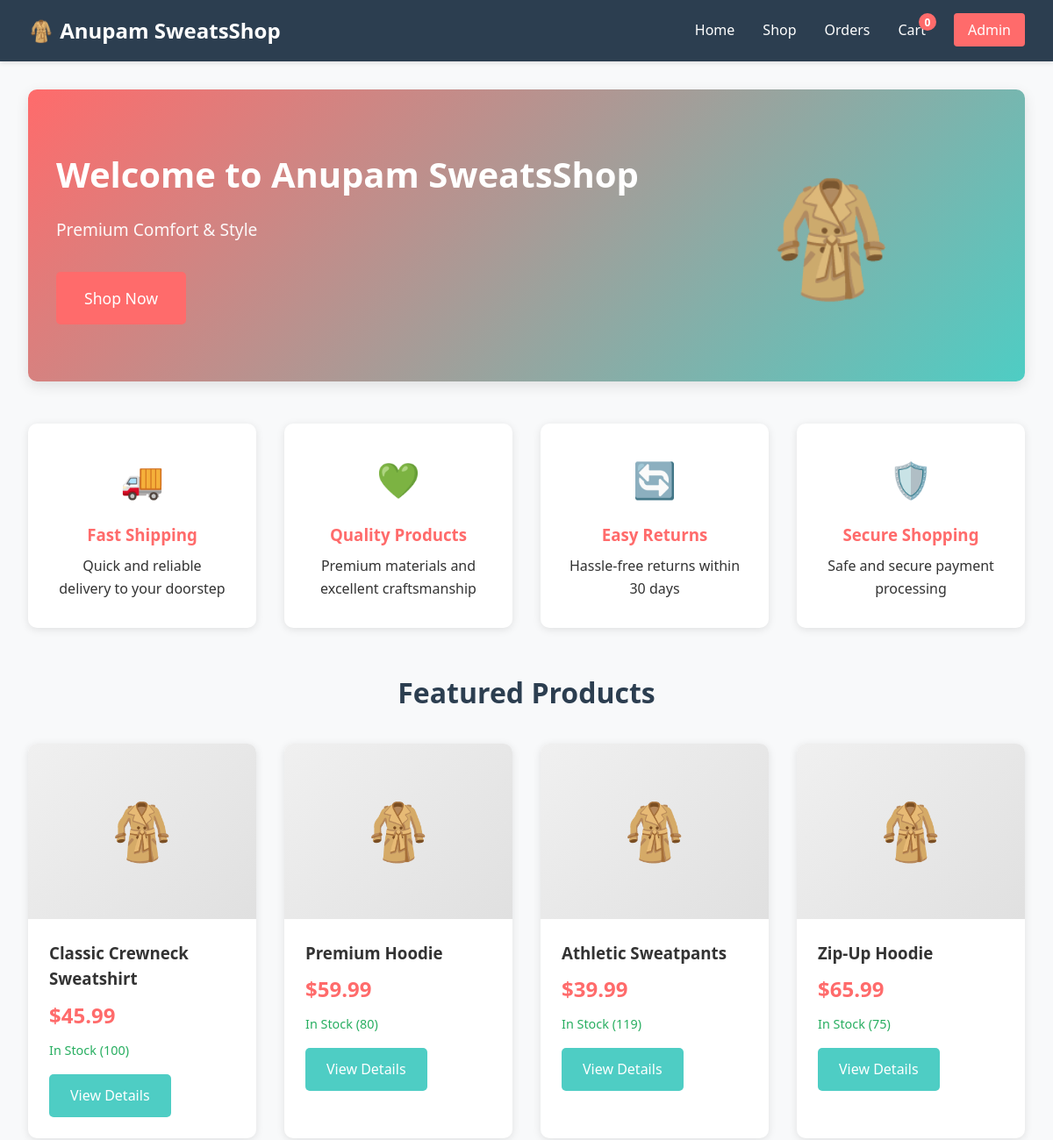
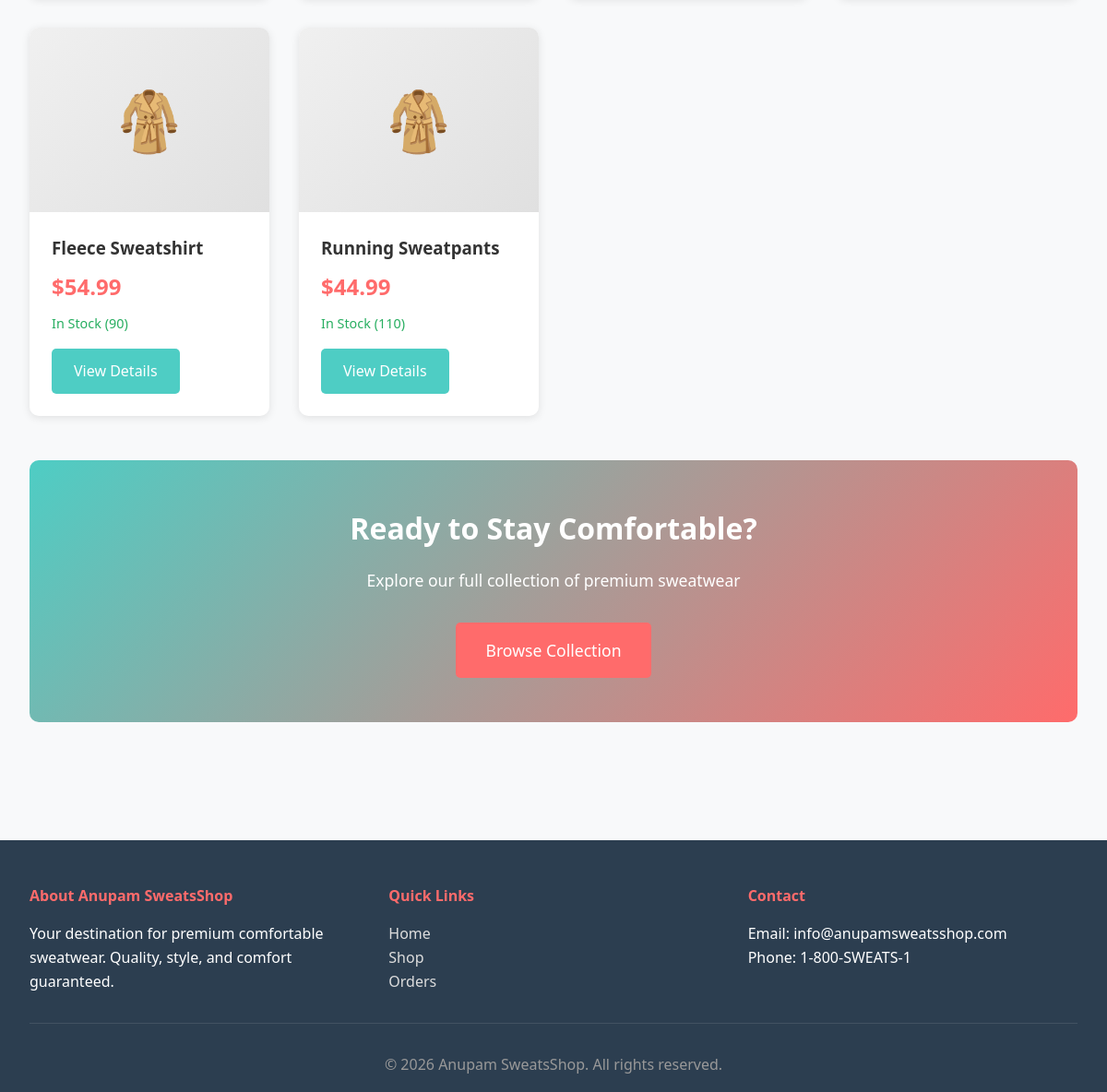
The page / on the database its author committed (2 pictures, top to bottom).
### app.py (models this page shows, shortened)
class Product(db.Model):
    __tablename__ = 'products'
    id = db.Column(db.Integer, primary_key=True)
    name = db.Column(db.String(100), nullable=False, unique=True)
    description = db.Column(db.Text)
    price = db.Column(db.Float, nullable=False)
    stock = db.Column(db.Integer, default=0)
    category = db.Column(db.String(50))
    image_url = db.Column(db.String(255))
    created_at = db.Column(db.DateTime, default=datetime.utcnow)
    orders = db.relationship('OrderItem', backref='product', lazy=True)

### app.py (the view)
@app.route('/')
def index():
    featured_products = Product.query.limit(6).all()
    return render_template('index.html', featured_products=featured_products)

### app.py (called while the page is built)
def get_cart_from_session():
    return session.get('cart', {})

@app.context_processor
def inject_cart_count():
    cart = get_cart_from_session()
    cart_count = sum(item['quantity'] for item in cart.values())
    return dict(cart_count=cart_count)

### templates/index.html (shortened to what this page needs)
{% extends 'base.html' %}
{% block content %}
<div class="hero">
    <div class="hero-content">
        <h1>Welcome to Anupam SweatsShop</h1>
        <p>Premium Comfort & Style</p>
        <a href="/shop" class="btn btn-primary btn-lg">Shop Now</a>
    </div>
    <div class="hero-image">
        <div class="hero-placeholder">🧥</div>
    </div>
</div>
<section class="features">
    <div class="feature-card">
        <div class="feature-icon">🚚</div>
        <h3>Fast Shipping</h3>
        <p>Quick and reliable delivery to your doorstep</p>
    </div>
    <div class="feature-card">
        <div class="feature-icon">💚</div>
        <h3>Quality Products</h3>
        <p>Premium materials and excellent craftsmanship</p>
    </div>
    <div class="feature-card">
        <div class="feature-icon">🔄</div>
        <h3>Easy Returns</h3>
        <p>Hassle-free returns within 30 days</p>
    </div>
    <div class="feature-card">
        <div class="feature-icon">🛡️</div>
        <h3>Secure Shopping</h3>
        <p>Safe and secure payment processing</p>
    </div>
</section>
<section class="featured-products">
    <h2>Featured Products</h2>
    <div class="products-grid">
        {% for product in featured_products %}
        <div class="product-card">
            <div class="product-image">
                <div class="product-placeholder">🧥</div>
            </div>
            <div class="product-info">
                <h3>{{ product.name }}</h3>
                <p class="price">${{ "%.2f"|format(product.price) }}</p>
                <p class="stock {% if product.stock > 0 %}in-stock{% else %}out-of-stock{% endif %}">
                    {% if product.stock > 0 %}In Stock ({{ product.stock }}){% else %}Out of Stock{% endif %}
                </p>
                <a href="/product/{{ product.id }}" class="btn btn-secondary">View Details</a>
            </div>
        </div>
        {% endfor %}
    </div>
</section>
<section class="cta-section">
    <h2>Ready to Stay Comfortable?</h2>
    <p>Explore our full collection of premium sweatwear</p>
    <a href="/shop" class="btn btn-primary btn-lg">Browse Collection</a>
</section>
{% endblock %}

### templates/base.html (shortened to what this page needs)
<!DOCTYPE html>
<html lang="en">
<head>
    <link rel="stylesheet" href="{{ url_for('static', filename='css/style.css') }}">
</head>
<body>
    <nav class="navbar">
        <div class="nav-container">
            <a href="/" class="nav-logo">🧥 Anupam SweatsShop</a>
            <ul class="nav-menu">
                <li><a href="/" class="nav-link">Home</a></li>
                <li><a href="/shop" class="nav-link">Shop</a></li>
                <li><a href="/orders" class="nav-link">Orders</a></li>
                <li><a href="/cart" class="nav-link cart-link">
                    Cart <span class="cart-count">{{ cart_count }}</span>
                </a></li>
                <li><a href="/admin" class="nav-link admin-link">Admin</a></li>
            </ul>
        </div>
    </nav>
    <main class="main-content">
        {% block content %}{% endblock %}
    </main>
    <footer class="footer">
        <div class="footer-content">
            <div class="footer-section">
                <h4>About Anupam SweatsShop</h4>
                <p>Your destination for premium comfortable sweatwear. Quality, style, and comfort guaranteed.</p>
            </div>
            <div class="footer-section">
                <h4>Quick Links</h4>
                <ul>
                    <li><a href="/">Home</a></li>
                    <li><a href="/shop">Shop</a></li>
                    <li><a href="/orders">Orders</a></li>
                </ul>
            </div>
            <div class="footer-section">
                <h4>Contact</h4>
                <p>Email: info@anupamsweatsshop.com</p>
                <p>Phone: 1-800-SWEATS-1</p>
            </div>
        </div>
        <div class="footer-bottom">
            <p>&copy; 2026 Anupam SweatsShop. All rights reserved.</p>
        </div>
    </footer>
</body>
</html>

### rows shown on the page
Product: name "Classic Crewneck Sweatshirt", price "45.99", stock "100"
Product: name "Premium Hoodie", price "59.99", stock "80"
Product: name "Athletic Sweatpants", price "39.99", stock "119"
Product: name "Zip-Up Hoodie", price "65.99", stock "75"
Product: name "Fleece Sweatshirt", price "54.99", stock "90"
Product: name "Running Sweatpants", price "44.99", stock "110"

### other values the page prints
{{ cart_count }} "0"
